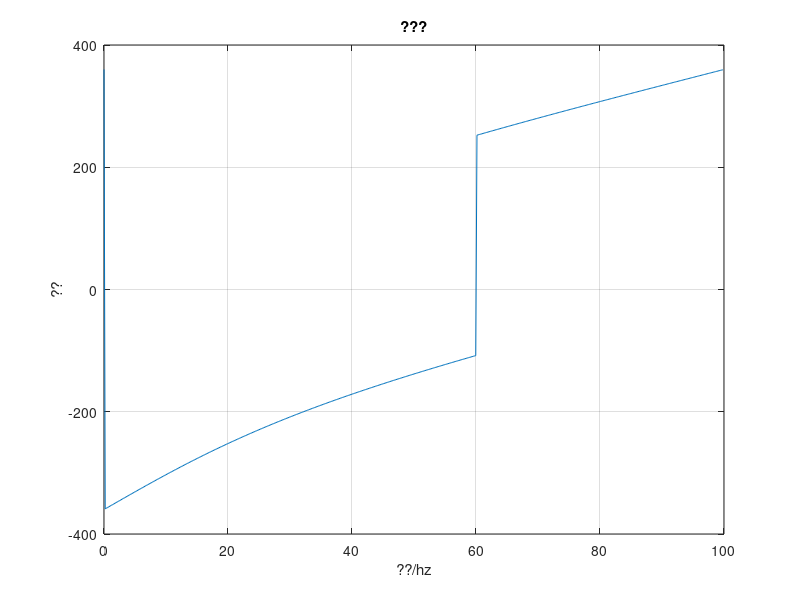

MATLAB code to generate this figure:
fs=200;N=1024;n=0:N-1;t=n/fs;y=sin(2*pi*60*t);
Y=fft(y,N);
A=abs(Y);f=n*fs/N;
ph=2*angle(Y(1:N/2));
ph=ph*180/pi;
plot(f(1:N/2),ph(1:N/2));
xlabel('??/hz'),ylabel('??'),title('???');
grid on;